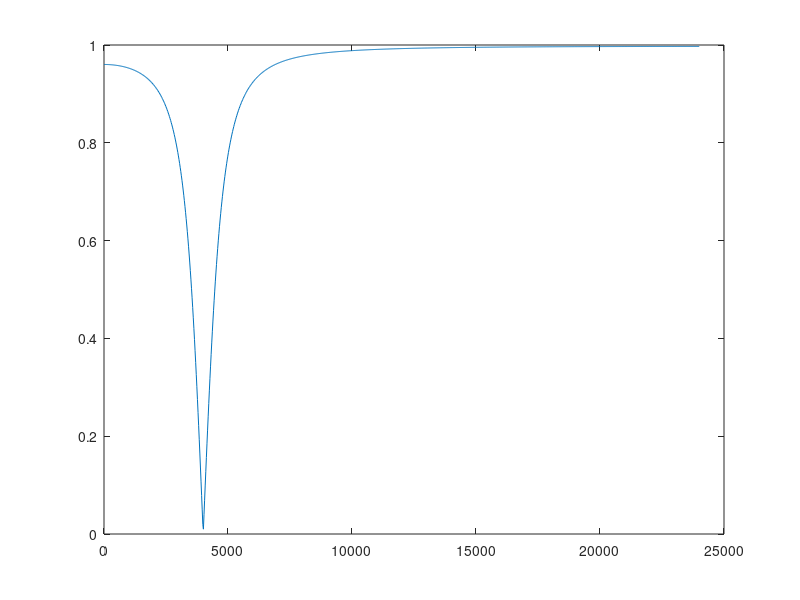
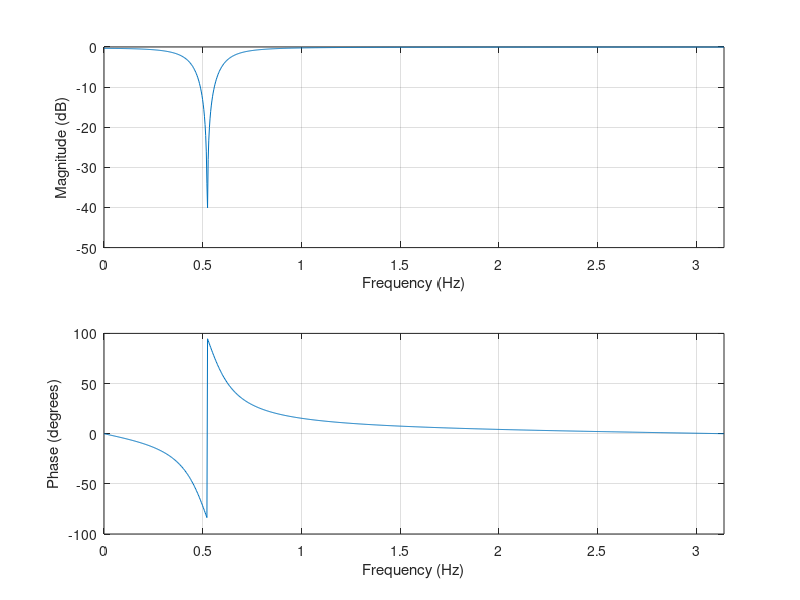
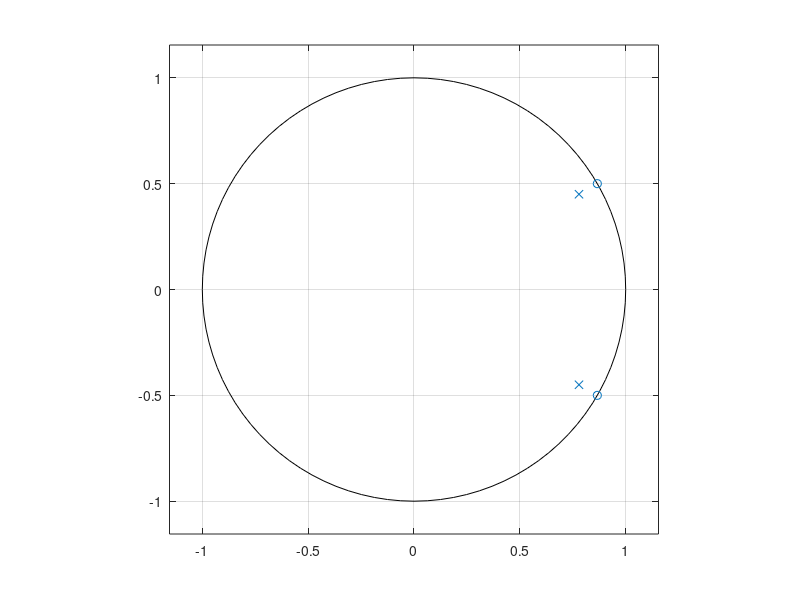

Recreate these plots in MATLAB, in order. (Note: this script raises an error after producing the figures.)
w = 0:pi/1000:pi;
f0 = 4000;
Fs= 48000;
w0 = 2*pi*f0/Fs;
r = 0.90;
b0 = r;

b = b0.*[1 -2*cos(w0) 1];
a = [1 -2*r*cos(w0) r^2];
[h] = freqz(b, a, w);

% Graficar la magnitud en escala lineal
figure();
plot(w*Fs/(2*pi), abs(h));

% Graficar el diagrama de Bode (en dB) y la fase
figure();
freqz_plot(w, h);

% Graficar polos y ceros en el plano Z
figure();
zplane(b, a);

[x,Fs2] = audioread('tone-ramp.wav');
disp(Fs2);
y = filter(b,a,x);
figure();
% Graficar en el tiemplo amplitud del audio
plot(x);
xfft=fft(x);
figure();
% Graficar en frecuencia la salida del audio
plot(0:length(xfft)-1,abs(xfft));
figure();
% Graficar en el tiempo la salida del filtro
plot(y);
figure();
% Graficar en el tiempo la salida del audio
plot(0:length(xfft)-1,abs(fft(y)));
audiowrite('filtered_audio.wav',y,Fs);